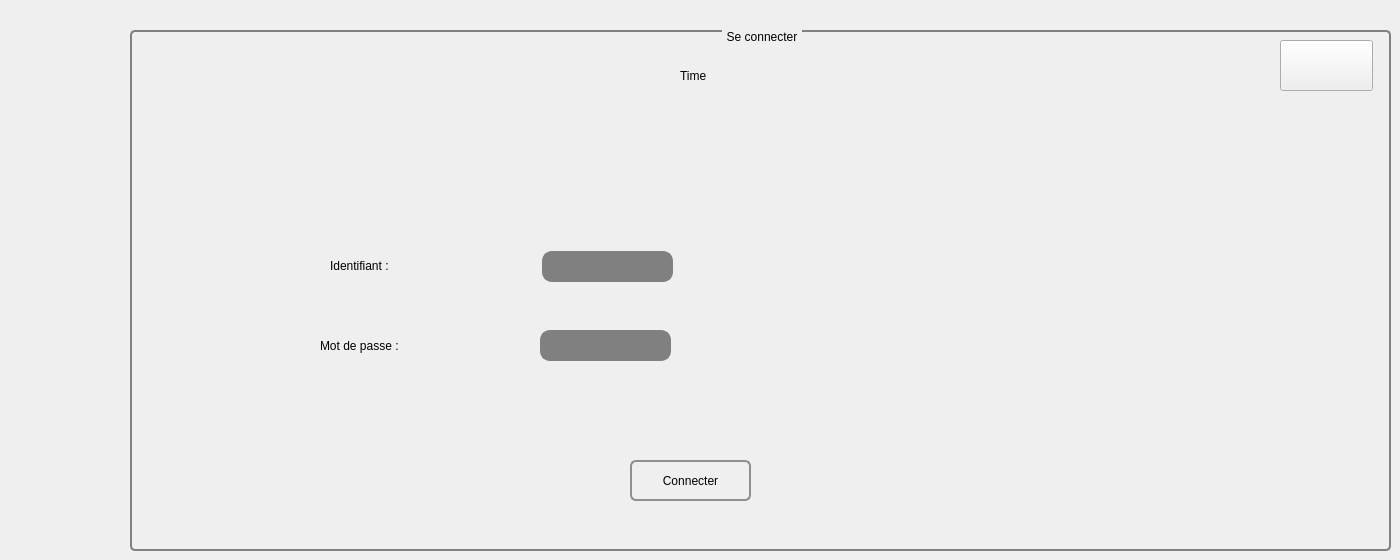
    <widget class="QWidget" name="page_2">
     <widget class="QGroupBox" name="groupBox_5">
      <property name="geometry">
       <rect>
        <x>130</x>
        <y>30</y>
        <width>1261</width>
        <height>521</height>
       </rect>
      </property>
      <property name="styleSheet">
       <string notr="true">QGroupBox {
    background-color: qlineargradient(x1: 0, y1: 0, x2: 0, y2: 1,
                                      stop: 0 #E0E0E0, stop: 1 #FFFFFF);
    border: 2px solid gray;
    border-radius: 5px;
    margin-top: 1ex; /* leave space at the top for the title */
}

QGroupBox::title {
    subcontrol-origin: margin;
    subcontrol-position: top center; /* position at the top center */
    padding: 0 3px;
    background-color: qlineargradient(x1: 0, y1: 0, x2: 0, y2: 1,
                                      stop: 0 #FF0ECE, stop: 1 #FFFFFF);
}</string>
      </property>
      <property name="title">
       <string>Se connecter</string>
      </property>
      <widget class="QLabel" name="label_18">
       <property name="geometry">
        <rect>
         <x>200</x>
         <y>220</y>
         <width>161</width>
         <height>31</height>
        </rect>
       </property>
       <property name="styleSheet">
        <string notr="true">font: 25 18pt &quot;Footlight MT Light&quot;;</string>
       </property>
       <property name="text">
        <string>Identifiant :</string>
       </property>
      </widget>
      <widget class="QLabel" name="label_19">
       <property name="geometry">
        <rect>
         <x>190</x>
         <y>300</y>
         <width>181</width>
         <height>31</height>
        </rect>
       </property>
       <property name="styleSheet">
        <string notr="true">font: 25 18pt &quot;Footlight MT Light&quot;;</string>
       </property>
       <property name="text">
        <string>Mot de passe :</string>
       </property>
      </widget>
      <widget class="QLineEdit" name="lineEdit_Identifiant">
       <property name="geometry">
        <rect>
         <x>412</x>
         <y>221</y>
         <width>131</width>
         <height>31</height>
        </rect>
       </property>
       <property name="styleSheet">
        <string notr="true">QLineEdit {
    border: 2px solid gray;
    border-radius: 10px;
    padding: 0 8px;
    background: grey;
    selection-background-color: darkgray;
}
</string>
       </property>
      </widget>
      <widget class="QPushButton" name="ButtonConnecter">
       <property name="geometry">
        <rect>
         <x>500</x>
         <y>430</y>
         <width>121</width>
         <height>41</height>
        </rect>
       </property>
       <property name="styleSheet">
        <string notr="true">QPushButton {
    border: 2px solid #8f8f91;
    border-radius: 6px;
    background-color: qlineargradient(x1: 0, y1: 0, x2: 0, y2: 1,
                                      stop: 0 #f6f7fa, stop: 1 #dadbde);
    min-width: 80px;
}

QPushButton:pressed {
    background-color: qlineargradient(x1: 0, y1: 0, x2: 0, y2: 1,
                                      stop: 0 #dadbde, stop: 1 #f6f7fa);
}

QPushButton:flat {
    border: none; /* no border for a flat push button */
}

QPushButton:default {
    border-color: navy; /* make the default button prominent */
}

</string>
       </property>
       <property name="text">
        <string>Connecter</string>
       </property>
      </widget>
      <widget class="QLineEdit" name="lineEdit_motdepasse">
       <property name="geometry">
        <rect>
         <x>410</x>
         <y>300</y>
         <width>131</width>
         <height>31</height>
        </rect>
       </property>
       <property name="styleSheet">
        <string notr="true">QLineEdit {
    border: 2px solid gray;
    border-radius: 10px;
    padding: 0 8px;
    background: grey;
    selection-background-color: darkgray;
}
</string>
       </property>
       <property name="echoMode">
        <enum>QLineEdit::Password</enum>
       </property>
      </widget>
      <widget class="QLabel" name="label_39">
       <property name="geometry">
        <rect>
         <x>1170</x>
         <y>440</y>
         <width>81</width>
         <height>91</height>
        </rect>
       </property>
       <property name="styleSheet">
        <string notr="true">image: url(:/REEMZ.png);
font: 10pt &quot;Yu Gothic UI Semilight&quot;;</string>
       </property>
       <property name="text">
        <string/>
       </property>
      </widget>
      <widget class="QPushButton" name="pushButton_Reglage">
       <property name="geometry">
        <rect>
         <x>1150</x>
         <y>10</y>
         <width>93</width>
         <height>51</height>
        </rect>
       </property>
       <property name="styleSheet">
        <string notr="true"/>
       </property>
       <property name="text">
        <string/>
       </property>
       <property name="icon">
        <iconset resource="imagee.qrc">
         <normaloff>:/settings.png</normaloff>:/settings.png</iconset>
       </property>
      </widget>
      <widget class="QLabel" name="digital_clock">
       <property name="geometry">
        <rect>
         <x>550</x>
         <y>30</y>
         <width>91</width>
         <height>31</height>
        </rect>
       </property>
       <property name="styleSheet">
        <string notr="true">font: 25 18pt &quot;Footlight MT Light&quot;;
</string>
       </property>
       <property name="text">
        <string>Time</string>
       </property>
      </widget>
      <widget class="QLabel" name="label_51">
       <property name="geometry">
        <rect>
         <x>760</x>
         <y>90</y>
         <width>421</width>
         <height>381</height>
        </rect>
       </property>
       <property name="styleSheet">
        <string notr="true">image: url(:/lieu.jpg);</string>
       </property>
       <property name="text">
        <string/>
       </property>
      </widget>
      <widget class="QLabel" name="label_52">
       <property name="geometry">
        <rect>
         <x>10</x>
         <y>10</y>
         <width>141</width>
         <height>101</height>
        </rect>
       </property>
       <property name="styleSheet">
        <string notr="true">image: url(:/ASMT.png);</string>
       </property>
       <property name="text">
        <string/>
       </property>
      </widget>
     </widget>
    </widget>
